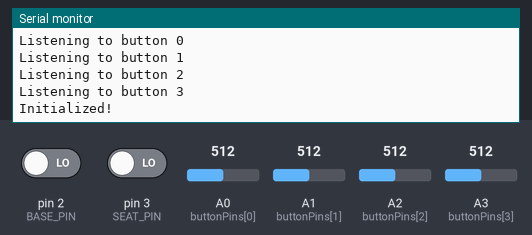
A sketch run on a simulated Arduino Leonardo, built with avr-gcc and run on an emulated ATmega32U4. Shown: the last lines printed to the serial monitor. The inputs (shaded band) are chosen by the test bench; at power-on: A0 (buttonPins[0]) = 512, A1 (buttonPins[1]) = 512, A2 (buttonPins[2]) = 512, A3 (buttonPins[3]) = 512, pin 2 (BASE_PIN) LOW, pin 3 (SEAT_PIN) LOW. USB keyboard and mouse output is not drawn.

Above: at 1.2 s.
1.3 s: A0 (buttonPins[0]) set to 30
At 2.8 s:
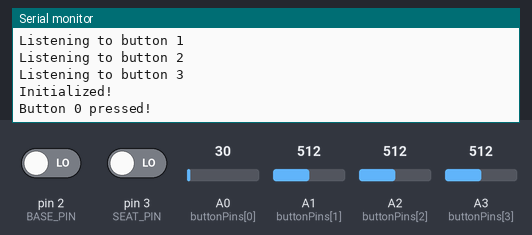
3.5 s: A0 (buttonPins[0]) set to 306
At 4.3 s:
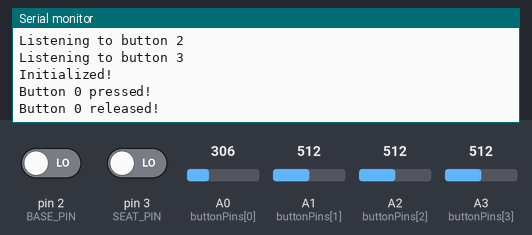
5.5 s: A1 (buttonPins[1]) set to 30
At 6.8 s:
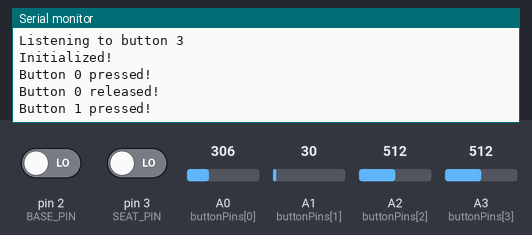
7.0 s: A2 (buttonPins[2]) set to 30
At 8.4 s:
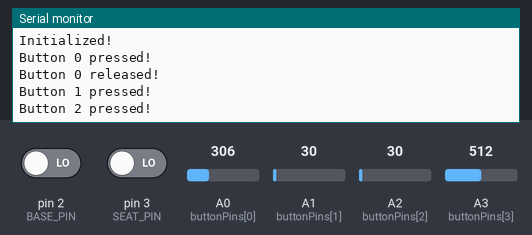
8.5 s: A3 (buttonPins[3]) set to 30
10.0 s: A1 (buttonPins[1]) set to 306
At 11.5 s:
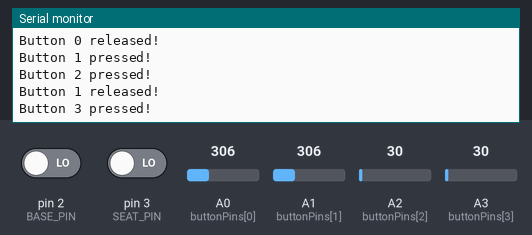

The sketch:

encoderWithButtons.ino
```cpp
#include <Joystick.h>

Joystick_ Joystick;

const bool DEBUG = false;

const byte BASE_PIN = 2;
float base_value;
const int base_range = 30;
const int base_center = 720;

const byte SEAT_PIN = 3;
float seat_value;
const int seat_range = 50;
const int seat_center = 860;

const int NUM_BUTTONS = 4;
const int buttonPins[] = {A0, A1, A2, A3};
boolean buttonPressed[] = {false, false, false, false};
int pressedValue = 100;
int releasedValue = 200;

void setup() {
  Serial.begin(57600);

  // Initialize Button Pins
//  pinMode(firstButtonPin, INPUT_PULLUP);

  //Initialize PWM Pins
  pinMode(BASE_PIN, INPUT);
  pinMode(SEAT_PIN, INPUT);

  //Initialize Analog pins for pressure sensors
  for (int i = 0; i < NUM_BUTTONS; i++) {
    pinMode(buttonPins[i], INPUT_PULLUP);
    Serial.print("Listening to button ");
    Serial.println(i);
  }

  Joystick.begin();

  Joystick.setXAxisRange(-1, 1);
  Joystick.setYAxisRange(-1, 1);

  Serial.println ("Initialized!");
}

void loop() {
  checkButtons();


  if (DEBUG) Serial.print ("Base value: ");
  base_value = checkEncoder(BASE_PIN, base_center, base_range);
  Joystick.setYAxis(base_value);
  if (DEBUG) Serial.println (base_value);

  if (DEBUG) Serial.print ("Seat value: ");
  seat_value = checkEncoder(SEAT_PIN, seat_center, seat_range);
  Joystick.setXAxis(seat_value);
  if (DEBUG) Serial.println(seat_value);

   if (DEBUG) delay(250);
//  Serial.println("Loooping...");

}

void checkButtons() {
    for (int i = 0; i < NUM_BUTTONS; i++) {
    int sensorValue = analogRead(buttonPins[i]);

    if (!buttonPressed[i] && sensorValue <= pressedValue) {
      Serial.print("Button ");
      Serial.print(i);
      Serial.println(" pressed!");
      buttonPressed[i] = true;
    }

    if (buttonPressed[i] && sensorValue >= releasedValue) {
      Serial.print("Button ");
      Serial.print(i);
      Serial.println(" released!");
      buttonPressed[i] = false;
    }

    Joystick.setButton(i, buttonPressed[i]);
  }
}

float checkEncoder (byte pin, int center, int range ) {
  int result = pulseIn(pin, HIGH);
  if (DEBUG) {
    Serial.print("\t (Raw: ");
    Serial.print(result);
    Serial.print(")\t");
  }
  float scaled = (result - center) / (float)range;
  if (scaled < -1)  {
    scaled = -1;
  } else if (scaled > 1) {
    scaled = 1;
  }

  return scaled;
}
```

Measured:
- after the input at 1.3 s, the serial monitor: prints a new line after 0.70 s (image 1)
- after the input at 3.5 s, the serial monitor: prints a new line after 0.51 s (image 2)
- after the input at 5.5 s, the serial monitor: prints a new line after 0.51 s (image 3)
- after the input at 7.0 s, the serial monitor: prints a new line after 1.0 s (image 4)
- after the input at 10.0 s, the serial monitor: prints a new line at once (image 5)
